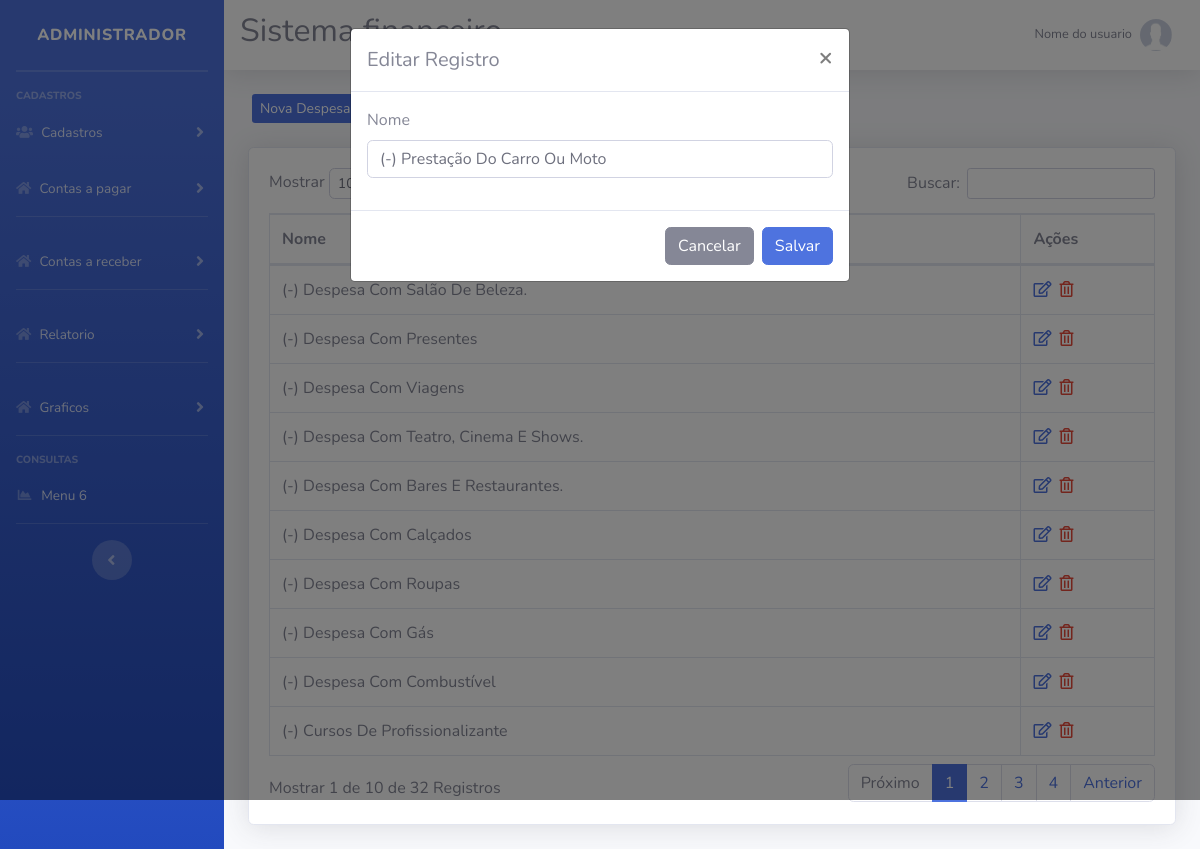
Screenshot of /sistema/index.php?pag=Despesa&funcao=editar&id=23 with the database file from the repository.
### tables this page shows
CREATE TABLE `despesa` (
  `id` int(11) NOT NULL,
  `nome` varchar(50) NOT NULL,
  `tipo` varchar(10) NOT NULL
);

### sistema/despesa.php (the view, shortened to what this page needs)
<?php
$pag = "Despesa";
require_once("../config/conexao.php");
?>
<div class="row mt-4 mb-4">
    <a type="button" class="btn-primary btn-sm ml-3 d-none d-md-block" href="index.php?pag=<?php echo $pag ?>&funcao=novo">Nova Despesa</a>
</div>
<div class="card shadow mb-4">
    <div class="card-body">
        <div class="table-responsive">
            <table class="table table-bordered" id="dataTable" width="100%" cellspacing="0">
                <thead>
                    <tr>
                        <th width="85%" align="left">Nome</th>
                        <th>Ações</th>
                    </tr>
                </thead>
                <tbody>
                   <?php
                   $query = $pdo->query("SELECT * FROM despesa order by id desc ");
                   $res = $query->fetchAll(PDO::FETCH_ASSOC);
                   for ($i=0; $i < count($res); $i++) {
                      $nome = $res[$i]['nome'];
                      $id = $res[$i]['id'];
                      ?>
                    <tr>
                        <td><?php echo $nome ?></td>
                        <td>
                             <a href="index.php?pag=<?php echo $pag ?>&funcao=editar&id=<?php echo $id ?>" class='text-primary mr-1' title='Editar Dados'><i class='far fa-edit'></i></a>
                            <a href="index.php?pag=<?php echo $pag ?>&funcao=excluir&id=<?php echo $id ?>" class='text-danger mr-1' title='Excluir Registro'><i class='far fa-trash-alt'></i></a>
                        </td>
                    </tr>
<?php } ?>
                </tbody>
            </table>
        </div>
    </div>
</div>
<div class="modal fade" id="modalDados" tabindex="-1" role="dialog" aria-labelledby="exampleModalLabel" aria-hidden="true">
    <div class="modal-dialog" role="document">
        <div class="modal-content">
            <div class="modal-header">
                <?php
                if (@$_GET['funcao'] == 'editar') {
                    $titulo = "Editar Registro";
                    $id2 = $_GET['id'];
                    $query = $pdo->query("SELECT * FROM despesa where id = '" . $id2 . "' ");
                    $res = $query->fetchAll(PDO::FETCH_ASSOC);
                    $nome2 = $res[0]['nome'];
                } else {
                    $titulo = "Inserir Registro";
                }
                ?>
                <h5 class="modal-title" id="exampleModalLabel"><?php echo $titulo ?></h5>
                <button type="button" class="close" data-dismiss="modal" aria-label="Close">
                    <span aria-hidden="true">&times;</span>
                </button>
            </div>
            <form id="form" method="POST">
                <div class="modal-body">
                    <div class="form-group">
                        <label >Nome</label>
                        <input value="<?php echo @$nome2 ?>" type="text" class="form-control" id="nome_despesa" name="nome_despesa" placeholder="Nome">
                    </div>
                </div>
                <div class="modal-footer">
                    <button type="button" id="btn-fechar" class="btn btn-secondary" data-dismiss="modal">Cancelar</button>
                    <button type="submit" name="btn-salvar" id="btn-salvar" class="btn btn-primary">Salvar</button>
                </div>
            </form>
        </div>
    </div>
</div>

### rows the page displays
despesa: nome "(-) Despesa Com Salão De Beleza."
despesa: nome "(-) Despesa Com Presentes"
despesa: nome "(-) Despesa Com Viagens"
despesa: nome "(-) Despesa Com Teatro, Cinema E Shows."
despesa: nome "(-) Despesa Com Bares E Restaurantes."
despesa: nome "(-) Despesa Com Calçados"
despesa: nome "(-) Despesa Com Roupas"
despesa: nome "(-) Despesa Com Gás"
despesa: nome "(-) Despesa Com Combustível"
despesa: nome "(-) Cursos De Profissionalizante"
despesa: nome_despesa "(-) Prestação Do Carro Ou Moto"

### other values shown
$titulo "Editar Registro"
